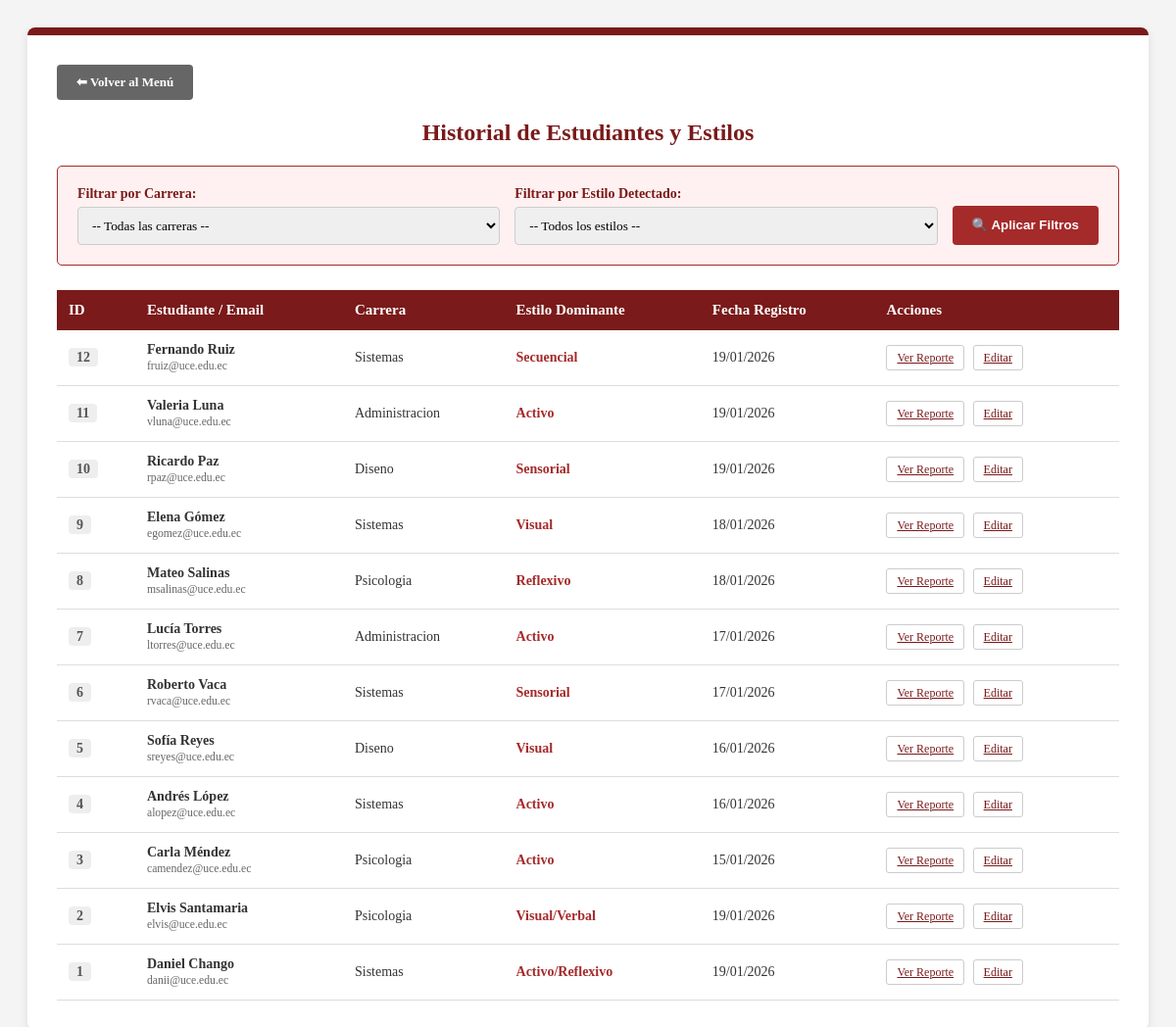
/consultas.php, run on the app's committed database.
### tables this page shows
CREATE TABLE IF NOT EXISTS `resultados` (
  `id_res` int(11) NOT NULL AUTO_INCREMENT,
  `usuario_id` int(11) DEFAULT NULL,
  `estilo_dominante` varchar(50) DEFAULT NULL,
  `valor_activo_reflexivo` int(11) DEFAULT NULL,
  `valor_sensorial_intuitivo` int(11) DEFAULT NULL,
  `valor_visual_verbal` int(11) DEFAULT NULL,
  `valor_secuencial_global` int(11) DEFAULT NULL,
  PRIMARY KEY (`id_res`),
  KEY `usuario_id` (`usuario_id`)
);

CREATE TABLE IF NOT EXISTS `usuarios` (
  `id` int(11) NOT NULL AUTO_INCREMENT,
  `nombre` varchar(100) NOT NULL,
  `email` varchar(100) NOT NULL,
  `fecha_nac` date NOT NULL,
  `genero` enum('M','F','Otro') NOT NULL,
  `carrera` varchar(50) NOT NULL,
  `fecha_registro` timestamp NOT NULL DEFAULT CURRENT_TIMESTAMP,
  PRIMARY KEY (`id`),
  UNIQUE KEY `email` (`email`)
);

### consultas.php (the view, shortened to what this page needs)
<?php
require_once 'config.php';
$sql = "SELECT u.id, u.nombre, u.email, u.carrera, u.fecha_registro, r.estilo_dominante
        FROM usuarios u
        INNER JOIN resultados r ON u.id = r.usuario_id
        WHERE 1=1";
$sql .= " ORDER BY u.id DESC";
$resultado = $conn->query($sql);
?>
<!DOCTYPE html>
<html lang="es">
<head>
</head>
<body>
<div class="container">
    <a href="index.php" class="btn btn-back">⬅ Volver al Menú</a>
    <h2>Historial de Estudiantes y Estilos</h2>
    <form method="GET" class="filtros-box">
        <div class="filter-group">
            <label>Filtrar por Carrera:</label>
            <select name="f_carrera" class="input-filter">
                <option value="">-- Todas las carreras --</option>
            </select>
        </div>
        <div class="filter-group">
            <label>Filtrar por Estilo Detectado:</label>
            <select name="f_estilo" class="input-filter">
                <option value="">-- Todos los estilos --</option>
            </select>
        </div>
        <button type="submit" class="btn btn-search">🔍 Aplicar Filtros</button>
    </form>
    <table>
        <thead>
            <tr>
                <th>ID</th>
                <th>Estudiante / Email</th>
                <th>Carrera</th>
                <th>Estilo Dominante</th>
                <th>Fecha Registro</th>
                <th>Acciones</th>
            </tr>
        </thead>
        <tbody>
            <?php if ($resultado && $resultado->num_rows > 0): ?>
                <?php while($row = $resultado->fetch_assoc()): ?>
                    <tr>
                        <td><span class="id-badge"><?php echo $row['id']; ?></span></td>
                        <td>
                            <strong><?php echo $row['nombre']; ?></strong><br>
                            <small style="color: #666;"><?php echo $row['email']; ?></small>
                        </td>
                        <td><?php echo $row['carrera']; ?></td>
                        <td>
                            <span style="color:var(--rojo-medio); font-weight:bold;">
                                <?php echo $row['estilo_dominante']; ?>
                            </span>
                        </td>
                        <td><?php echo date('d/m/Y', strtotime($row['fecha_registro'])); ?></td>
                        <td>
                            <a href="reporte.php?id=<?php echo $row['id']; ?>" class="btn-action">Ver Reporte</a>
                            <a href="actualizar.php?id=<?php echo $row['id']; ?>" class="btn-action">Editar</a>
                        </td>
                    </tr>
                <?php endwhile; ?>
            <?php else: ?>
                <tr>
                    <td colspan="6" style="text-align:center; padding: 40px;">No se encontraron registros que coincidan con los criterios de búsqueda.</td>
                </tr>
            <?php endif; ?>
        </tbody>
    </table>
</div>
</body>
</html>

### consultas.php (style rules this page uses)
:root { --rojo-oscuro: #7a1a1a; --rojo-medio: #a52a2a; --gris-fondo: #f4f4f4; }
body { font-family: 'Georgia', serif; background-color: var(--gris-fondo); padding: 20px; color: #333; }
.container { max-width: 1100px; margin: auto; background: white; padding: 30px; border-radius: 8px; box-shadow: 0 4px 10px rgba(0,0,0,0.1); border-top: 8px solid var(--rojo-oscuro); }
h2 { color: var(--rojo-oscuro); text-align: center; margin-top: 0; }
.filtros-box { background: #fff1f1; padding: 20px; border-radius: 5px; margin-bottom: 25px; display: flex; gap: 15px; align-items: flex-end; border: 1px solid var(--rojo-medio); }
.filter-group { display: flex; flex-direction: column; flex: 1; }
.filter-group label { font-weight: bold; font-size: 14px; margin-bottom: 5px; color: var(--rojo-oscuro); }
.input-filter { padding: 10px; border: 1px solid #ccc; border-radius: 4px; font-family: inherit; }
table { width: 100%; border-collapse: collapse; margin-top: 10px; }
th { background-color: var(--rojo-oscuro); color: white; padding: 12px; text-align: left; font-size: 15px; }
td { padding: 12px; border-bottom: 1px solid #ddd; font-size: 14px; }
.id-badge { background: #eee; padding: 2px 8px; border-radius: 4px; font-weight: bold; color: #555; }
.btn { padding: 10px 20px; border: none; border-radius: 4px; cursor: pointer; text-decoration: none; display: inline-block; font-weight: bold; }
.btn-search { background: var(--rojo-medio); color: white; height: 40px; }
.btn-back { background: #666; color: white; margin-bottom: 20px; font-size: 13px; }
.btn-action { font-size: 12px; padding: 5px 10px; margin-right: 5px; border: 1px solid #ccc; background: white; color: var(--rojo-oscuro); border-radius: 3px; }

### data on the page
resultados: usuario "12", usuario.nombre "Fernando Ruiz", usuario.email "fruiz@uce.edu.ec", usuario.carrera "Sistemas", estilo_dominante "Secuencial", usuario.fecha_registro "19/01/2026"
resultados: usuario "11", usuario.nombre "Valeria Luna", usuario.email "vluna@uce.edu.ec", usuario.carrera "Administracion", estilo_dominante "Activo", usuario.fecha_registro "19/01/2026"
resultados: usuario "10", usuario.nombre "Ricardo Paz", usuario.email "rpaz@uce.edu.ec", usuario.carrera "Diseno", estilo_dominante "Sensorial", usuario.fecha_registro "19/01/2026"
resultados: usuario "9", usuario.nombre "Elena Gómez", usuario.email "egomez@uce.edu.ec", usuario.carrera "Sistemas", estilo_dominante "Visual", usuario.fecha_registro "18/01/2026"
resultados: usuario "8", usuario.nombre "Mateo Salinas", usuario.email "msalinas@uce.edu.ec", usuario.carrera "Psicologia", estilo_dominante "Reflexivo", usuario.fecha_registro "18/01/2026"
resultados: usuario "7", usuario.nombre "Lucía Torres", usuario.email "ltorres@uce.edu.ec", usuario.carrera "Administracion", estilo_dominante "Activo", usuario.fecha_registro "17/01/2026"
resultados: usuario "6", usuario.nombre "Roberto Vaca", usuario.email "rvaca@uce.edu.ec", usuario.carrera "Sistemas", estilo_dominante "Sensorial", usuario.fecha_registro "17/01/2026"
resultados: usuario "5", usuario.nombre "Sofía Reyes", usuario.email "sreyes@uce.edu.ec", usuario.carrera "Diseno", estilo_dominante "Visual", usuario.fecha_registro "16/01/2026"
resultados: usuario "4", usuario.nombre "Andrés López", usuario.email "alopez@uce.edu.ec", usuario.carrera "Sistemas", estilo_dominante "Activo", usuario.fecha_registro "16/01/2026"
resultados: usuario "3", usuario.nombre "Carla Méndez", usuario.email "camendez@uce.edu.ec", usuario.carrera "Psicologia", estilo_dominante "Activo", usuario.fecha_registro "15/01/2026"
resultados: usuario "2", usuario.nombre "Elvis Santamaria", usuario.email "elvis@uce.edu.ec", usuario.carrera "Psicologia", estilo_dominante "Visual/Verbal", usuario.fecha_registro "19/01/2026"
resultados: usuario "1", usuario.nombre "Daniel Chango", usuario.email "danii@uce.edu.ec", usuario.carrera "Sistemas", estilo_dominante "Activo/Reflexivo", usuario.fecha_registro "19/01/2026"
